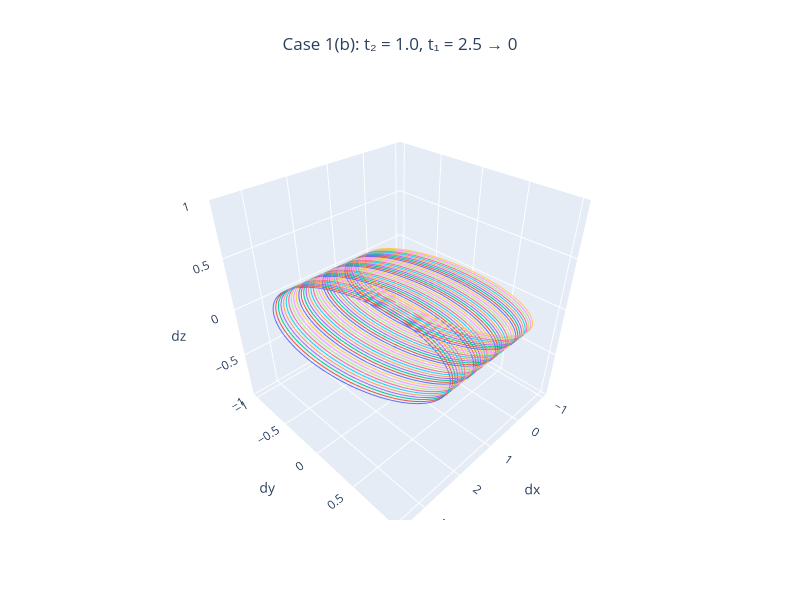

Notebook source saved alongside this figure:
### Code cell
# Case 1(b): t2 = 1.0, t1 varies from 2.5 to 0
paths_b = []
t2 = 1.0
for t1 in np.linspace(2.5, 0, 40):
    dx = t1 + t2 * np.cos(k_vals)
    dy = t2 * np.sin(k_vals)
    dz = np.zeros_like(k_vals)
    paths_b.append((dx, dy, dz, t1))

# Plot for Case 1(b)
fig_b = go.Figure()

for dx, dy, dz, t1 in paths_b:
    fig_b.add_trace(go.Scatter3d(
        x=dx, y=dy, z=dz,
        mode='lines',
        line=dict(width=2),
        showlegend=False,
        name=f"t1 = {t1:.2f}"
    ))

fig_b.update_layout(
    title=dict(text="Case 1(b): t₂ = 1.0, t₁ = 2.5 → 0", x=0.5),
    scene=dict(
        xaxis_title='dx',
        yaxis_title='dy',
        zaxis_title='dz'
    ),
    height=600,
    width=800
)

fig_b.show()

### Figure 1 — Plotly figure (JSON) as saved in the notebook; plotly's stock layout.template omitted (floating-point values rounded to 4 significant figures; data arrays with more than 128 entries replaced by an {"elided": "..."} marker saying what was removed)
{"data": [{"line": {"width": 2}, "mode": "lines", "name": "t1 = 2.50", "showlegend": false, "type": "scatter3d", "x": {"elided": "200 float values"}, "y": {"elided": "200 float values"}, "z": {"elided": "200 float values"}}, {"line": {"width": 2}, "mode": "lines", "name": "t1 = 2.44", "showlegend": false, "type": "scatter3d", "x": {"elided": "200 float values"}, "y": {"elided": "200 float values"}, "z": {"elided": "200 float values"}}, {"line": {"width": 2}, "mode": "lines", "name": "t1 = 2.37", "showlegend": false, "type": "scatter3d", "x": {"elided": "200 float values"}, "y": {"elided": "200 float values"}, "z": {"elided": "200 float values"}}, {"line": {"width": 2}, "mode": "lines", "name": "t1 = 2.31", "showlegend": false, "type": "scatter3d", "x": {"elided": "200 float values"}, "y": {"elided": "200 float values"}, "z": {"elided": "200 float values"}}, {"line": {"width": 2}, "mode": "lines", "name": "t1 = 2.24", "showlegend": false, "type": "scatter3d", "x": {"elided": "200 float values"}, "y": {"elided": "200 float values"}, "z": {"elided": "200 float values"}}, {"line": {"width": 2}, "mode": "lines", "name": "t1 = 2.18", "showlegend": false, "type": "scatter3d", "x": {"elided": "200 float values"}, "y": {"elided": "200 float values"}, "z": {"elided": "200 float values"}}, {"line": {"width": 2}, "mode": "lines", "name": "t1 = 2.12", "showlegend": false, "type": "scatter3d", "x": {"elided": "200 float values"}, "y": {"elided": "200 float values"}, "z": {"elided": "200 float values"}}, {"line": {"width": 2}, "mode": "lines", "name": "t1 = 2.05", "showlegend": false, "type": "scatter3d", "x": {"elided": "200 float values"}, "y": {"elided": "200 float values"}, "z": {"elided": "200 float values"}}, {"line": {"width": 2}, "mode": "lines", "name": "t1 = 1.99", "showlegend": false, "type": "scatter3d", "x": {"elided": "200 float values"}, "y": {"elided": "200 float values"}, "z": {"elided": "200 float values"}}, {"line": {"width": 2}, "mode": "lines", "name": "t1 = 1.92", "showlegend": false, "type": "scatter3d", "x": {"elided": "200 float values"}, "y": {"elided": "200 float values"}, "z": {"elided": "200 float values"}}, {"line": {"width": 2}, "mode": "lines", "name": "t1 = 1.86", "showlegend": false, "type": "scatter3d", "x": {"elided": "200 float values"}, "y": {"elided": "200 float values"}, "z": {"elided": "200 float values"}}, {"line": {"width": 2}, "mode": "lines", "name": "t1 = 1.79", "showlegend": false, "type": "scatter3d", "x": {"elided": "200 float values"}, "y": {"elided": "200 float values"}, "z": {"elided": "200 float values"}}, {"line": {"width": 2}, "mode": "lines", "name": "t1 = 1.73", "showlegend": false, "type": "scatter3d", "x": {"elided": "200 float values"}, "y": {"elided": "200 float values"}, "z": {"elided": "200 float values"}}, {"line": {"width": 2}, "mode": "lines", "name": "t1 = 1.67", "showlegend": false, "type": "scatter3d", "x": {"elided": "200 float values"}, "y": {"elided": "200 float values"}, "z": {"elided": "200 float values"}}, {"line": {"width": 2}, "mode": "lines", "name": "t1 = 1.60", "showlegend": false, "type": "scatter3d", "x": {"elided": "200 float values"}, "y": {"elided": "200 float values"}, "z": {"elided": "200 float values"}}, {"line": {"width": 2}, "mode": "lines", "name": "t1 = 1.54", "showlegend": false, "type": "scatter3d", "x": {"elided": "200 float values"}, "y": {"elided": "200 float values"}, "z": {"elided": "200 float values"}}, {"line": {"width": 2}, "mode": "lines", "name": "t1 = 1.47", "showlegend": false, "type": "scatter3d", "x": {"elided": "200 float values"}, "y": {"elided": "200 float values"}, "z": {"elided": "200 float values"}}, {"line": {"width": 2}, "mode": "lines", "name": "t1 = 1.41", "showlegend": false, "type": "scatter3d", "x": {"elided": "200 float values"}, "y": {"elided": "200 float values"}, "z": {"elided": "200 float values"}}, {"line": {"width": 2}, "mode": "lines", "name": "t1 = 1.35", "showlegend": false, "type": "scatter3d", "x": {"elided": "200 float values"}, "y": {"elided": "200 float values"}, "z": {"elided": "200 float values"}}, {"line": {"width": 2}, "mode": "lines", "name": "t1 = 1.28", "showlegend": false, "type": "scatter3d", "x": {"elided": "200 float values"}, "y": {"elided": "200 float values"}, "z": {"elided": "200 float values"}}, {"line": {"width": 2}, "mode": "lines", "name": "t1 = 1.22", "showlegend": false, "type": "scatter3d", "x": {"elided": "200 float values"}, "y": {"elided": "200 float values"}, "z": {"elided": "200 float values"}}, {"line": {"width": 2}, "mode": "lines", "name": "t1 = 1.15", "showlegend": false, "type": "scatter3d", "x": {"elided": "200 float values"}, "y": {"elided": "200 float values"}, "z": {"elided": "200 float values"}}, {"line": {"width": 2}, "mode": "lines", "name": "t1 = 1.09", "showlegend": false, "type": "scatter3d", "x": {"elided": "200 float values"}, "y": {"elided": "200 float values"}, "z": {"elided": "200 float values"}}, {"line": {"width": 2}, "mode": "lines", "name": "t1 = 1.03", "showlegend": false, "type": "scatter3d", "x": {"elided": "200 float values"}, "y": {"elided": "200 float values"}, "z": {"elided": "200 float values"}}, {"line": {"width": 2}, "mode": "lines", "name": "t1 = 0.96", "showlegend": false, "type": "scatter3d", "x": {"elided": "200 float values"}, "y": {"elided": "200 float values"}, "z": {"elided": "200 float values"}}, {"line": {"width": 2}, "mode": "lines", "name": "t1 = 0.90", "showlegend": false, "type": "scatter3d", "x": {"elided": "200 float values"}, "y": {"elided": "200 float values"}, "z": {"elided": "200 float values"}}, {"line": {"width": 2}, "mode": "lines", "name": "t1 = 0.83", "showlegend": false, "type": "scatter3d", "x": {"elided": "200 float values"}, "y": {"elided": "200 float values"}, "z": {"elided": "200 float values"}}, {"line": {"width": 2}, "mode": "lines", "name": "t1 = 0.77", "showlegend": false, "type": "scatter3d", "x": {"elided": "200 float values"}, "y": {"elided": "200 float values"}, "z": {"elided": "200 float values"}}, {"line": {"width": 2}, "mode": "lines", "name": "t1 = 0.71", "showlegend": false, "type": "scatter3d", "x": {"elided": "200 float values"}, "y": {"elided": "200 float values"}, "z": {"elided": "200 float values"}}, {"line": {"width": 2}, "mode": "lines", "name": "t1 = 0.64", "showlegend": false, "type": "scatter3d", "x": {"elided": "200 float values"}, "y": {"elided": "200 float values"}, "z": {"elided": "200 float values"}}, {"line": {"width": 2}, "mode": "lines", "name": "t1 = 0.58", "showlegend": false, "type": "scatter3d", "x": {"elided": "200 float values"}, "y": {"elided": "200 float values"}, "z": {"elided": "200 float values"}}, {"line": {"width": 2}, "mode": "lines", "name": "t1 = 0.51", "showlegend": false, "type": "scatter3d", "x": {"elided": "200 float values"}, "y": {"elided": "200 float values"}, "z": {"elided": "200 float values"}}, {"line": {"width": 2}, "mode": "lines", "name": "t1 = 0.45", "showlegend": false, "type": "scatter3d", "x": {"elided": "200 float values"}, "y": {"elided": "200 float values"}, "z": {"elided": "200 float values"}}, {"line": {"width": 2}, "mode": "lines", "name": "t1 = 0.38", "showlegend": false, "type": "scatter3d", "x": {"elided": "200 float values"}, "y": {"elided": "200 float values"}, "z": {"elided": "200 float values"}}, {"line": {"width": 2}, "mode": "lines", "name": "t1 = 0.32", "showlegend": false, "type": "scatter3d", "x": {"elided": "200 float values"}, "y": {"elided": "200 float values"}, "z": {"elided": "200 float values"}}, {"line": {"width": 2}, "mode": "lines", "name": "t1 = 0.26", "showlegend": false, "type": "scatter3d", "x": {"elided": "200 float values"}, "y": {"elided": "200 float values"}, "z": {"elided": "200 float values"}}, {"line": {"width": 2}, "mode": "lines", "name": "t1 = 0.19", "showlegend": false, "type": "scatter3d", "x": {"elided": "200 float values"}, "y": {"elided": "200 float values"}, "z": {"elided": "200 float values"}}, {"line": {"width": 2}, "mode": "lines", "name": "t1 = 0.13", "showlegend": false, "type": "scatter3d", "x": {"elided": "200 float values"}, "y": {"elided": "200 float values"}, "z": {"elided": "200 float values"}}, {"line": {"width": 2}, "mode": "lines", "name": "t1 = 0.06", "showlegend": false, "type": "scatter3d", "x": {"elided": "200 float values"}, "y": {"elided": "200 float values"}, "z": {"elided": "200 float values"}}, {"line": {"width": 2}, "mode": "lines", "name": "t1 = 0.00", "showlegend": false, "type": "scatter3d", "x": {"elided": "200 float values"}, "y": {"elided": "200 float values"}, "z": {"elided": "200 float values"}}], "layout": {"height": 600, "scene": {"aspectmode": "auto", "aspectratio": {"x": 1, "y": 1, "z": 1}, "xaxis": {"title": {"text": "dx"}, "type": "linear"}, "yaxis": {"title": {"text": "dy"}, "type": "linear"}, "zaxis": {"title": {"text": "dz"}, "type": "linear"}}, "title": {"text": "Case 1(b): t₂ = 1.0, t₁ = 2.5 → 0", "x": 0.5}, "width": 800}}
